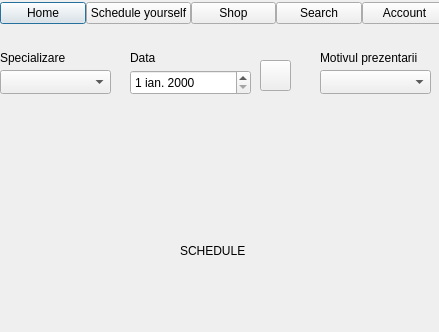
<?xml version="1.0" encoding="UTF-8"?>
<ui version="4.0">
 <class>Schedule</class>
 <widget class="QDialog" name="Schedule">
  <property name="geometry">
   <rect>
    <x>0</x>
    <y>0</y>
    <width>439</width>
    <height>332</height>
   </rect>
  </property>
  <property name="windowTitle">
   <string>Dialog</string>
  </property>
  <widget class="QLabel" name="label">
   <property name="geometry">
    <rect>
     <x>180</x>
     <y>230</y>
     <width>111</width>
     <height>41</height>
    </rect>
   </property>
   <property name="text">
    <string>SCHEDULE</string>
   </property>
  </widget>
  <widget class="QDateEdit" name="dataProgramare">
   <property name="geometry">
    <rect>
     <x>130</x>
     <y>70</y>
     <width>121</width>
     <height>25</height>
    </rect>
   </property>
   <property name="locale">
    <locale language="Romanian" country="Romania"/>
   </property>
  </widget>
  <widget class="QComboBox" name="comboSpecializare">
   <property name="geometry">
    <rect>
     <x>0</x>
     <y>70</y>
     <width>111</width>
     <height>24</height>
    </rect>
   </property>
  </widget>
  <widget class="QComboBox" name="comboMotiv">
   <property name="geometry">
    <rect>
     <x>320</x>
     <y>70</y>
     <width>111</width>
     <height>24</height>
    </rect>
   </property>
  </widget>
  <widget class="QLabel" name="labelSpecializare">
   <property name="geometry">
    <rect>
     <x>0</x>
     <y>50</y>
     <width>71</width>
     <height>16</height>
    </rect>
   </property>
   <property name="text">
    <string>Specializare</string>
   </property>
  </widget>
  <widget class="QLabel" name="labelData">
   <property name="geometry">
    <rect>
     <x>130</x>
     <y>50</y>
     <width>49</width>
     <height>16</height>
    </rect>
   </property>
   <property name="text">
    <string>Data</string>
   </property>
  </widget>
  <widget class="QLabel" name="labelMotivPrezentare">
   <property name="geometry">
    <rect>
     <x>320</x>
     <y>50</y>
     <width>101</width>
     <height>16</height>
    </rect>
   </property>
   <property name="text">
    <string>Motivul prezentarii</string>
   </property>
  </widget>
  <widget class="QWidget" name="layoutWidget">
   <property name="geometry">
    <rect>
     <x>0</x>
     <y>0</y>
     <width>447</width>
     <height>26</height>
    </rect>
   </property>
   <layout class="QHBoxLayout" name="horizontalLayout">
    <property name="spacing">
     <number>0</number>
    </property>
    <item>
     <widget class="QPushButton" name="btnHome">
      <property name="text">
       <string>Home</string>
      </property>
      <property name="iconSize">
       <size>
        <width>25</width>
        <height>25</height>
       </size>
      </property>
     </widget>
    </item>
    <item>
     <widget class="QPushButton" name="btnSchedule">
      <property name="text">
       <string>Schedule yourself</string>
      </property>
      <property name="iconSize">
       <size>
        <width>25</width>
        <height>25</height>
       </size>
      </property>
     </widget>
    </item>
    <item>
     <widget class="QPushButton" name="btnShop">
      <property name="text">
       <string>Shop</string>
      </property>
      <property name="iconSize">
       <size>
        <width>25</width>
        <height>25</height>
       </size>
      </property>
     </widget>
    </item>
    <item>
     <widget class="QPushButton" name="btnShop_2">
      <property name="text">
       <string>Search</string>
      </property>
      <property name="iconSize">
       <size>
        <width>25</width>
        <height>25</height>
       </size>
      </property>
     </widget>
    </item>
    <item>
     <widget class="QPushButton" name="btnAcoount">
      <property name="text">
       <string>Account</string>
      </property>
      <property name="iconSize">
       <size>
        <width>25</width>
        <height>25</height>
       </size>
      </property>
     </widget>
    </item>
   </layout>
  </widget>
  <widget class="QPushButton" name="btnSearchDoctori">
   <property name="geometry">
    <rect>
     <x>260</x>
     <y>60</y>
     <width>31</width>
     <height>31</height>
    </rect>
   </property>
   <property name="text">
    <string/>
   </property>
  </widget>
 </widget>
 <resources/>
 <connections/>
</ui>
